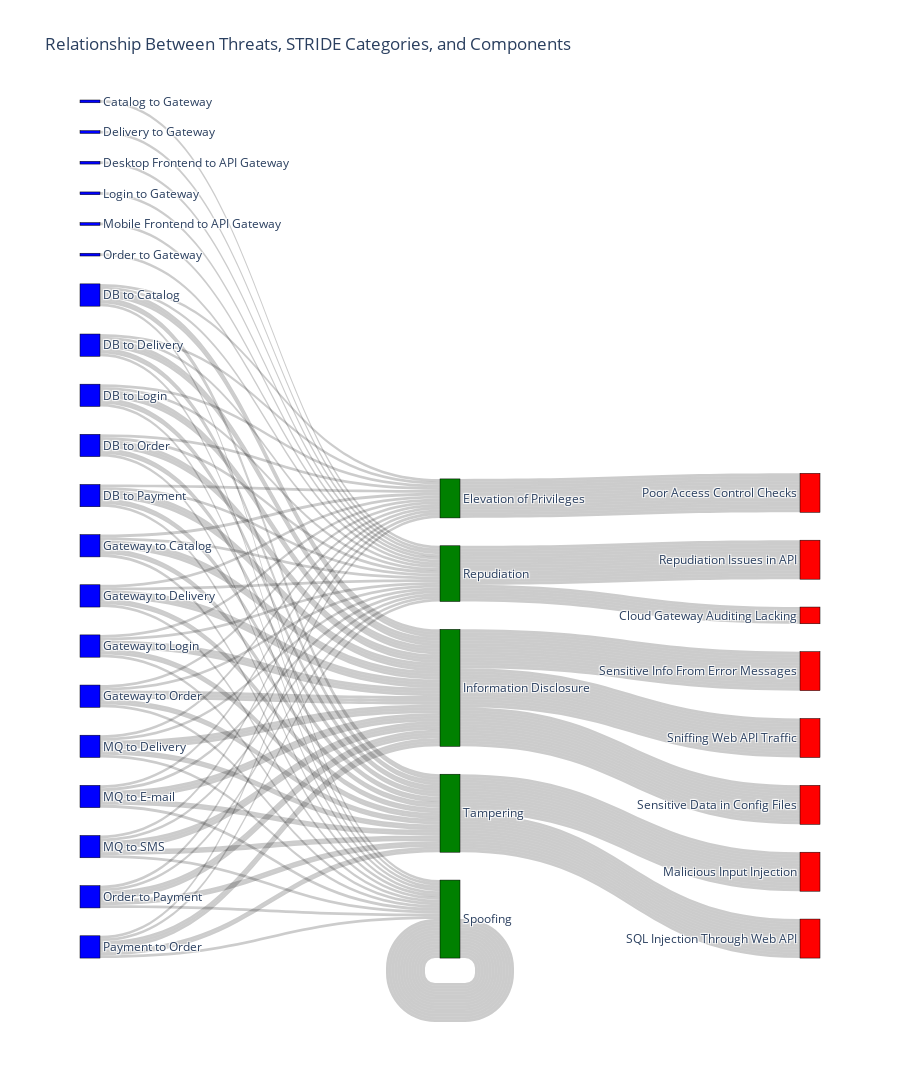

Here is the notebook cell this chart was saved with:
### Code cell
import plotly.graph_objects as go

nodes = list(df['Interaction Name'].unique()) + list(df['Category'].unique()) + list(df['Summary abbv'].unique())

# Define links
links = []
for i, row in df.iterrows():
    links.append({
        'source': row['Interaction Name'],
        'target': row['Category'],
        'value': 1
    })
    links.append({
        'source': row['Category'],
        'target': row['Summary abbv'],
        'value': 1
    })

# Create Sankey diagram
fig = go.Figure(data=[go.Sankey(
    node=dict(
        pad=15,
        thickness=20,
        line=dict(color="black", width=0.5),
        label=nodes,
        color=['blue']*len(df['Interaction Name'].unique()) + ['green']*len(df['Category'].unique()) + ['red']*len(df['Summary abbv'].unique())
    ),
    link=dict(
        source=[nodes.index(link['source']) for link in links],
        target=[nodes.index(link['target']) for link in links],
        value=[link['value'] for link in links],
    )
)])

# Update layout
fig.update_layout(title_text="Relationship Between Threats, STRIDE Categories, and Components", height=1200)

# Show plot
fig.show()

### Figure 1 — Plotly figure (JSON) as saved in the notebook; plotly's stock layout.template omitted (floating-point values rounded to 4 significant figures; data arrays with more than 128 entries replaced by an {"elided": "..."} marker saying what was removed)
{"data": [{"link": {"source": {"elided": "236 int values"}, "target": {"elided": "236 int values"}, "value": {"elided": "236 int values"}}, "node": {"color": ["blue", "blue", "blue", "blue", "blue", "blue", "blue", "blue", "blue", "blue", "blue", "blue", "blue", "blue", "blue", "blue", "blue", "blue", "blue", "blue", "green", "green", "green", "green", "green", "red", "red", "red", "red", "red", "red", "red", "red", "red"], "label": ["Catalog to Gateway", "DB to Catalog", "DB to Delivery", "DB to Login", "DB to Order", "DB to Payment", "Delivery to Gateway", "Desktop Frontend to API Gateway", "Gateway to Catalog", "Gateway to Delivery", "Gateway to Login", "Gateway to Order", "Login to Gateway", "Mobile Frontend to API Gateway", "MQ to Delivery", "MQ to E-mail", "MQ to SMS", "Order to Gateway", "Order to Payment", "Payment to Order", "Repudiation", "Elevation of Privileges", "Information Disclosure", "Spoofing", "Tampering", "Cloud Gateway Auditing Lacking", "Poor Access Control Checks", "Sensitive Info From Error Messages", "Sniffing Web API Traffic", "Sensitive Data in Config Files", "Repudiation Issues in API", "Spoofing", "Malicious Input Injection", "SQL Injection Through Web API"], "line": {"color": "black", "width": 0.5}, "pad": 15, "thickness": 20}, "type": "sankey"}], "layout": {"height": 1200, "title": {"text": "Relationship Between Threats, STRIDE Categories, and Components"}}}
